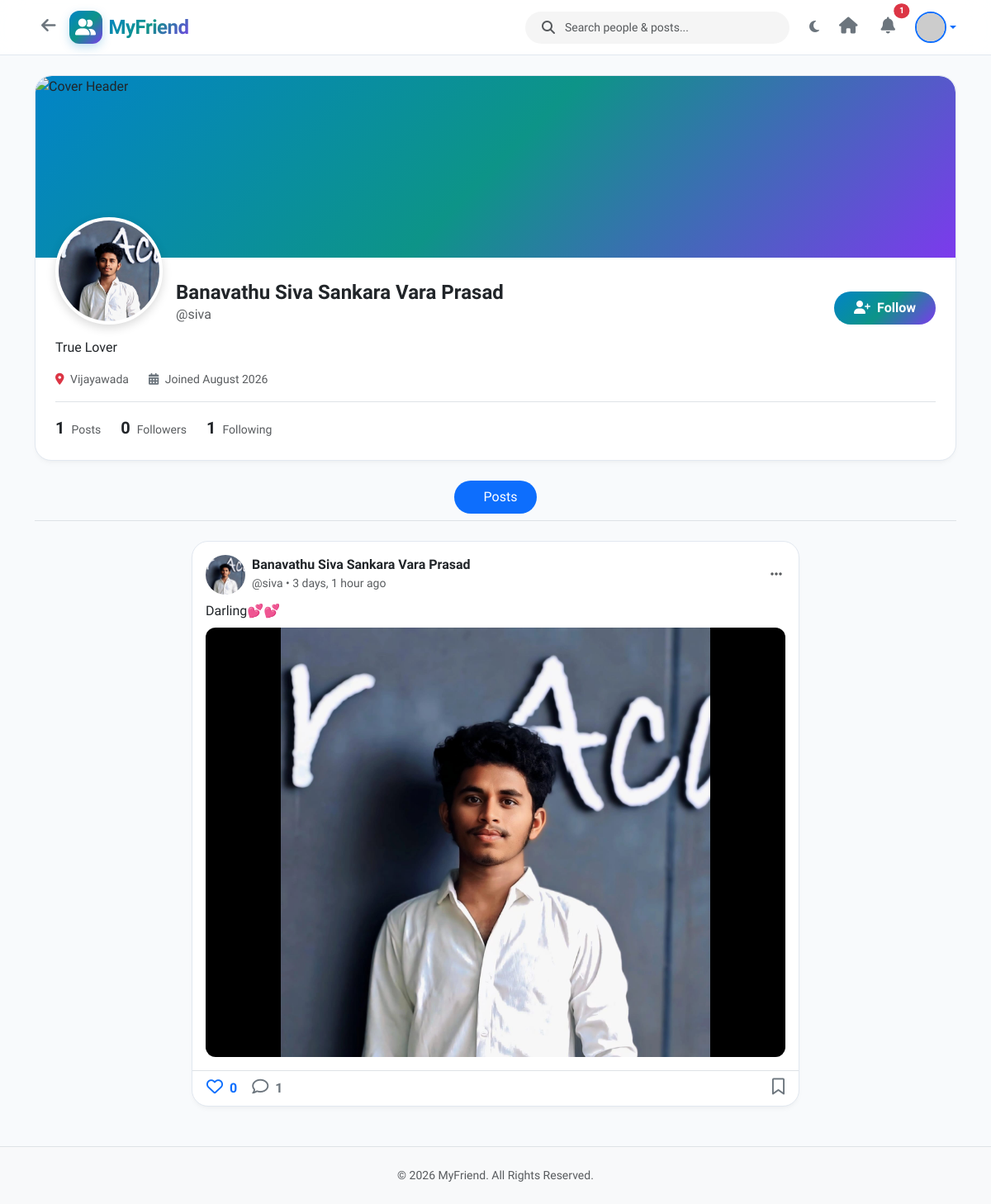
Screenshot of /profile/siva/ (signed in) with the database file from the repository.
### app/models.py (models this page shows, shortened)
class UserProfile(models.Model):
    user = models.OneToOneField(User, on_delete=models.CASCADE, related_name='profile')
    profile_image = models.ImageField(upload_to='profile_pics/', blank=True, null=True)
    cover_image = models.ImageField(upload_to='cover_pics/', blank=True, null=True)
    bio = models.TextField(max_length=500, blank=True, null=True)
    location = models.CharField(max_length=100, blank=True, null=True)
    website = models.URLField(max_length=200, blank=True, null=True)
    created_at = models.DateTimeField(auto_now_add=True)
    @property
    def followers_count(self):
        return self.user.followers_set.count()
    @property
    def following_count(self):
        return self.user.following_set.count()
    @property
    def posts_count(self):
        return self.user.posts.count()
    @property
    def avatar_url(self):
        if self.profile_image and hasattr(self.profile_image, 'url'):
            return self.profile_image.url
        return f"https://ui-avatars.com/api/?name={self.user.username}&background=0284c7&color=fff&size=150"
    @property
    def cover_url(self):
        if self.cover_image and hasattr(self.cover_image, 'url'):
            return self.cover_image.url
        return "https://images.unsplash.com/photo-1618005182384-a83a8bd57fbe?auto=format&fit=crop&w=1200&q=80"

class Post(models.Model):
    author = models.ForeignKey(User, on_delete=models.CASCADE, related_name='posts')
    caption = models.TextField()
    image = models.ImageField(upload_to='post_images/', blank=True, null=True)
    created_at = models.DateTimeField(auto_now_add=True)
    updated_at = models.DateTimeField(auto_now=True)
    class Meta:
        ordering = ['-created_at']
    @property
    def likes_count(self):
        return self.likes.count()
    @property
    def comments_count(self):
        return self.comments.count()

### app/views.py (the view)
# urls.py: path('profile/<str:username>/', views.profile_view, name='profile'),
@login_required
def profile_view(request, username):
    profile_user = get_object_or_404(User.objects.select_related('profile'), username__iexact=username)
    profile = profile_user.profile
    is_self = (request.user == profile_user)
    is_following = Follow.objects.filter(follower=request.user, following=profile_user).exists()
    active_tab = request.GET.get('tab', 'posts')
    if active_tab == 'saved' and is_self:
        posts = Post.objects.filter(saved_by__user=request.user).select_related('author', 'author__profile')
    elif active_tab == 'liked' and is_self:
        posts = Post.objects.filter(likes__user=request.user).select_related('author', 'author__profile')
    else:
        active_tab = 'posts'
        posts = Post.objects.filter(author=profile_user).select_related('author', 'author__profile')
    paginator = Paginator(posts, 12)
    page_number = request.GET.get('page')
    page_obj = paginator.get_page(page_number)
    liked_post_ids = set(Like.objects.filter(user=request.user, post__in=page_obj.object_list).values_list('post_id', flat=True))
    saved_post_ids = set(SavedPost.objects.filter(user=request.user, post__in=page_obj.object_list).values_list('post_id', flat=True))
    comment_form = CommentForm()
    context = {
        'profile_user': profile_user,
        'profile': profile,
        'is_self': is_self,
        'is_following': is_following,
        'active_tab': active_tab,
        'page_obj': page_obj,
        'posts': page_obj.object_list,
        'liked_post_ids': liked_post_ids,
        'saved_post_ids': saved_post_ids,
        'comment_form': comment_form,
    }
    return render(request, 'profile.html', context)

### app/forms.py
class CommentForm(forms.ModelForm):
    comment = forms.CharField(
        widget=forms.TextInput(attrs={
            'class': 'form-control rounded-pill pe-5',
            'placeholder': 'Write a comment...'
        })
    )
    class Meta:
        model = Comment
        fields = ['comment']

### app/views.py (called while the page is built)
def unread_notifications_context(request):
    if request.user.is_authenticated:
        count = Notification.objects.filter(receiver=request.user, is_read=False).count()
        return {'unread_notifications_count': count}
    return {'unread_notifications_count': 0}

### templates/profile.html (shortened to what this page needs)
{% extends 'base.html' %}
{% load static %}
{% block content %}
<div class="container">
    <div class="card card-connecthub mb-4 overflow-hidden">
        <div class="profile-cover-container">
            <img src="{{ profile.cover_url }}" class="profile-cover-img" alt="Cover Header">
        </div>
        <div class="card-body px-4 pb-4 position-relative">
            <div class="d-flex flex-column flex-md-row justify-content-between align-items-center align-items-md-end mb-3">
                <div class="d-flex flex-column flex-md-row align-items-center align-items-md-end gap-3 text-center text-md-start">
                    <img src="{{ profile.avatar_url }}" alt="{{ profile_user.username }}" class="profile-avatar-overlay">
                    <div class="mt-2 mt-md-0">
                        <h4 class="fw-bold mb-0">{{ profile_user.get_full_name|default:profile_user.username }}</h4>
                        <span class="text-muted fw-medium">@{{ profile_user.username }}</span>
                    </div>
                </div>
                <div class="mt-3 mt-md-0">
                    {% if is_self %}
                    <a href="{% url 'edit_profile' %}" class="btn btn-outline-secondary rounded-pill px-4 fw-semibold">
                        <i class="fas fa-user-pen me-2"></i> Edit Profile
                    </a>
                    {% else %}
                    <button class="btn btn-follow-trigger {% if is_following %}btn-secondary{% else %}btn-accent{% endif %} px-4" data-user-id="{{ profile_user.id }}">
                        {% if is_following %}
                        <i class="fas fa-user-check me-1"></i> Following
                        {% else %}
                        <i class="fas fa-user-plus me-1"></i> Follow
                        {% endif %}
                    </button>
                    {% endif %}
                </div>
            </div>
            {% if profile.bio %}
            <p class="mb-3 text-break" style="max-width: 720px;">{{ profile.bio|linebreaksbr }}</p>
            {% endif %}
            <div class="d-flex flex-wrap gap-4 text-muted small mb-3">
                {% if profile.location %}
                <div><i class="fas fa-location-dot text-danger me-1"></i> {{ profile.location }}</div>
                {% endif %}
                <div><i class="fas fa-calendar-alt text-secondary me-1"></i> Joined {{ profile.created_at|date:"F Y" }}</div>
            </div>
            <div class="d-flex gap-4 border-top pt-3">
                <div>
                    <span class="fw-bold fs-5 me-1">{{ profile.posts_count }}</span>
                    <span class="text-muted small">Posts</span>
                </div>
                <div>
                    <a href="{% url 'followers' username=profile_user.username %}" class="text-reset text-decoration-none">
                        <span id="followers-count-{{ profile_user.id }}" class="fw-bold fs-5 me-1">{{ profile.followers_count }}</span>
                        <span class="text-muted small">Followers</span>
                    </a>
                </div>
                <div>
                    <a href="{% url 'following' username=profile_user.username %}" class="text-reset text-decoration-none">
                        <span class="fw-bold fs-5 me-1">{{ profile.following_count }}</span>
                        <span class="text-muted small">Following</span>
                    </a>
                </div>
            </div>
        </div>
    </div>
    <ul class="nav nav-pills justify-content-center mb-4 gap-2 border-bottom pb-2">
        <li class="nav-item">
            <a class="nav-link rounded-pill px-4 {% if active_tab == 'posts' %}active bg-accent{% endif %}" href="?tab=posts">
                 Posts
            </a>
        </li>
    </ul>
    <div class="row justify-content-center">
        <div class="col-lg-8">
            {% if posts %}
                {% for post in posts %}
                <div class="card card-connecthub mb-4" id="post-card-{{ post.id }}">
                    <div class="card-header bg-transparent border-0 d-flex align-items-center justify-content-between p-3 pb-0">
                        <div class="d-flex align-items-center gap-2">
                            <img src="{{ post.author.profile.avatar_url }}" alt="{{ post.author.username }}" class="avatar-md">
                            <div>
                                <h6 class="fw-bold mb-0">{{ post.author.get_full_name|default:post.author.username }}</h6>
                                <span class="text-muted small">@{{ post.author.username }} • {{ post.created_at|timesince }} ago</span>
                            </div>
                        </div>
                        <div class="dropdown">
                            <button class="btn btn-link text-muted p-1 border-0" type="button" data-bs-toggle="dropdown" aria-expanded="false">
                                <i class="fas fa-ellipsis-h fs-6"></i>
                            </button>
                        </div>
                    </div>
                    <div class="card-body px-3 py-2">
                        <p class="card-text text-break mb-2">{{ post.caption|linebreaksbr }}</p>
                        {% if post.image %}
                        <div class="post-image-container mb-2">
                            <a href="{% url 'post_detail' post_id=post.id %}">
                                <img src="{{ post.image.url }}" alt="Post Media" class="img-fluid rounded-3">
                            </a>
                        </div>
                        {% endif %}
                    </div>
                    <div class="card-footer bg-transparent border-0 px-3 py-2 border-top">
                        <div class="d-flex align-items-center justify-content-between">
                            <div class="d-flex align-items-center gap-3">
                                <button type="button" class="btn btn-link text-decoration-none p-0 btn-like-trigger {% if post.id in liked_post_ids %}liked{% endif %}" data-post-id="{{ post.id }}">
                                    <i class="{% if post.id in liked_post_ids %}fas{% else %}far{% endif %} fa-heart fs-5 like-icon"></i>
                                    <span class="like-count fw-semibold ms-1">{{ post.likes_count }}</span>
                                </button>
                                <a href="{% url 'post_detail' post_id=post.id %}" class="btn btn-link text-decoration-none text-secondary p-0">
                                    <i class="far fa-comment fs-5"></i>
                                    <span class="fw-semibold ms-1">{{ post.comments_count }}</span>
                                </a>
                            </div>
                            <button type="button" class="btn btn-link text-decoration-none text-secondary p-0 btn-save-trigger {% if post.id in saved_post_ids %}saved{% endif %}" data-post-id="{{ post.id }}">
                                <i class="{% if post.id in saved_post_ids %}fas{% else %}far{% endif %} fa-bookmark fs-5 save-icon"></i>
                            </button>
                        </div>
                    </div>
                </div>
                {% endfor %}
            {% else %}
                <div class="card card-connecthub text-center p-5">
                    <i class="fas fa-folder-open text-muted display-4 mb-3"></i>
                    <h6 class="fw-bold">No posts found in this tab</h6>
                    <p class="text-muted small mb-0">When posts are added, they will show up here.</p>
                </div>
            {% endif %}
        </div>
    </div>
</div>
{% endblock %}

### static/css/style.css (style rules this page uses)
:root { --primary-gradient: linear-gradient(135deg, #0284c7 0%, #0d9488 50%, #7c3aed 100%); --accent-blue: #0284c7; --accent-teal: #0d9488; --accent-purple: #7c3aed; --accent-hover: #0369a1; --heart-color: #f43f5e; --bookmark-color: #f59e0b; --whatsapp-color: #25d366; --bg-body-light: #f8fafc; --bg-card-light: #ffffff; --text-primary-light: #0f172a; --text-secondary-light: #64748b; --border-color-light: #e2e8f0; --glass-bg-light: rgba(255, 255, 255, 0.88); --bg-body-dark: #090d16; --bg-card-dark: #131c2e; --text-primary-dark: #f8fafc; --text-secondary-dark: #94a3b8; --border-color-dark: #1e293b; --glass-bg-dark: rgba(19, 28, 46, 0.88); --transition-fast: 0.2s cubic-bezier(0.4, 0, 0.2, 1); --transition-bounce: 0.4s cubic-bezier(0.68, -0.55, 0.265, 1.55); }
body { font-family: 'Plus Jakarta Sans', 'Inter', system-ui, -apple-system, sans-serif; background-color: var(--bg-body-light); color: var(--text-primary-light); transition: background-color var(--transition-fast), color var(--transition-fast); min-height: 100vh; display: flex; flex-direction: column; }
.card-connecthub { background-color: var(--bg-card-light); border: 1px solid var(--border-color-light); border-radius: 1.25rem; box-shadow: 0 4px 6px -1px rgba(0, 0, 0, 0.03), 0 2px 4px -1px rgba(0, 0, 0, 0.02); transition: transform var(--transition-fast), box-shadow var(--transition-fast), background-color var(--transition-fast); }
.profile-cover-container { height: 220px; border-top-left-radius: 1.25rem; border-top-right-radius: 1.25rem; overflow: hidden; position: relative; background: var(--primary-gradient); }
.profile-cover-img { width: 100%; height: 100%; object-fit: cover; }
.profile-avatar-overlay { width: 130px; height: 130px; border-radius: 50%; border: 4px solid var(--bg-card-light); margin-top: -65px; object-fit: cover; background-color: #fff; box-shadow: 0 4px 12px rgba(0,0,0,0.15); transition: border-color var(--transition-fast); }
.avatar-md { width: 48px; height: 48px; border-radius: 50%; object-fit: cover; }
.post-image-container { max-height: 520px; overflow: hidden; background-color: #000; border-radius: 0.75rem; }
.post-image-container img { width: 100%; max-height: 520px; object-fit: contain; }
.btn-accent { background: var(--primary-gradient); color: #ffffff; border: none; font-weight: 600; border-radius: 50rem; padding: 0.5rem 1.25rem; transition: all var(--transition-fast); }

### rows the page displays
UserProfile: avatar_url (picture), bio "True Lover", location "Vijayawada", created_at "August 2026", posts_count "1", followers_count "0", following_count "1"
Post: author.profile.avatar_url (picture), author.get_full_name "Banavathu Siva Sankara Vara Prasad", author.username "siva", created_at "3 days, 1 hour", caption "Darling💕💕", image (picture), likes_count "0", comments_count "1"

### other values shown
{{ unread_notifications_count }} "1"
{{ profile_user.get_full_name|default:profile_user.username }} "Banavathu Siva Sankara Vara Prasad"
{{ profile_user.username }} "siva"
